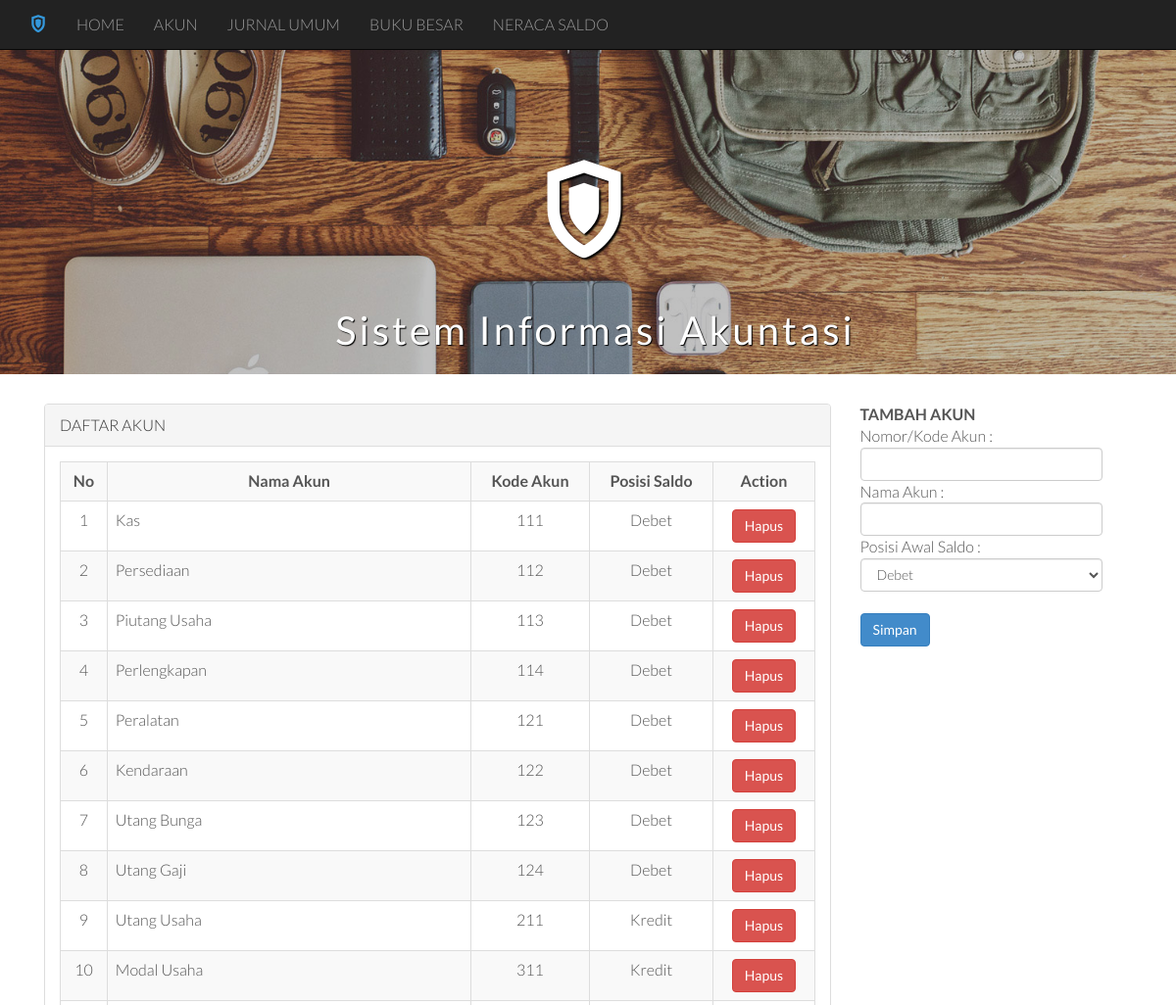
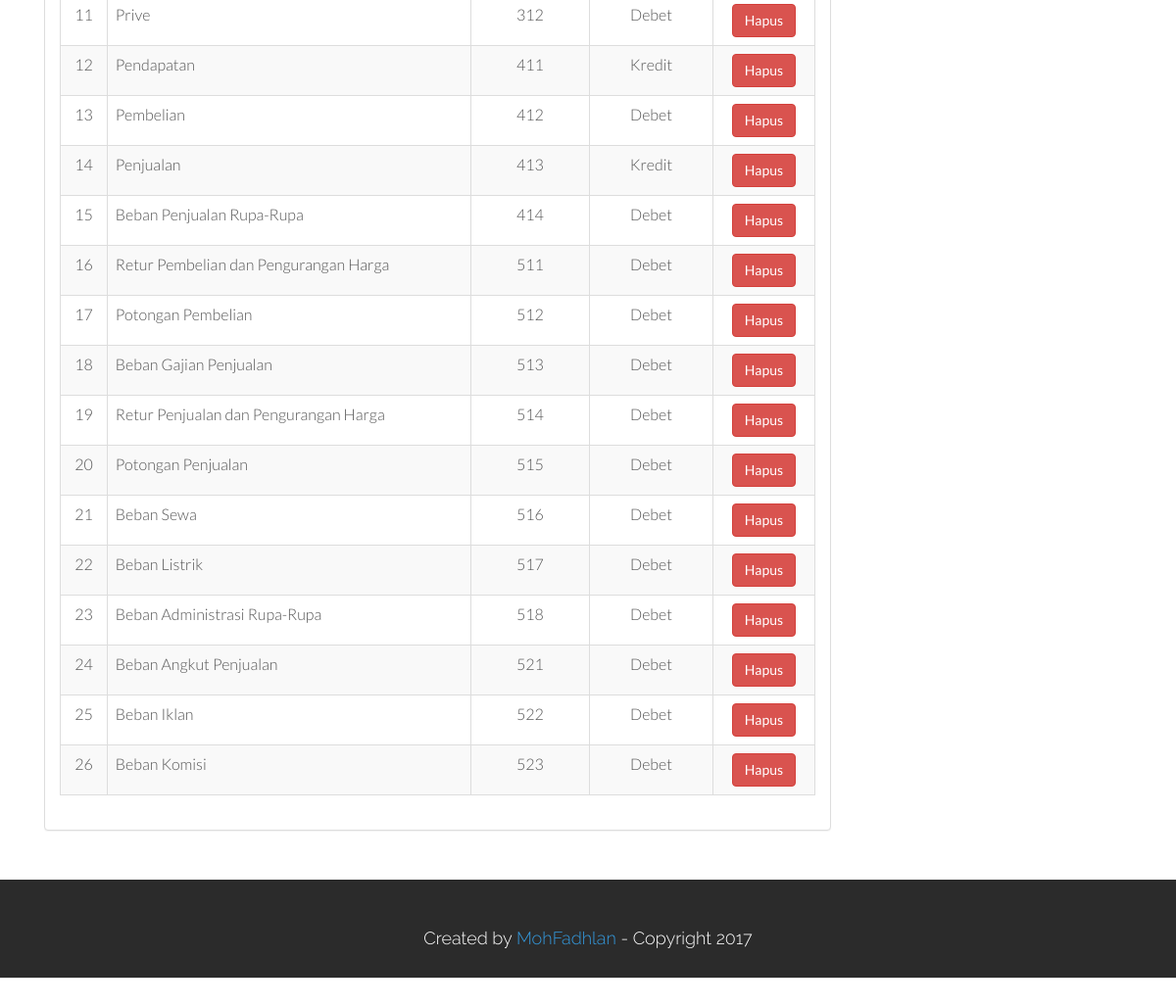
The app's page /?page=tambah_akun with its own data (2 pictures, top to bottom).
### tables this page shows
CREATE TABLE `tb_akun` (
  `id` int(11) NOT NULL,
  `nama_akun` varchar(50) NOT NULL,
  `kategori` varchar(2) NOT NULL,
  `kode` varchar(5) NOT NULL
);

### lib/config.php (called while the page is built, shortened)
<?php
	$siteurl	= "http://localhost/depot";
?>

### lib/view/tambah_akun.php (the view, shortened to what this page needs)
<div class="row">
	<div class="col-md-9">
	<div class="panel panel-default">
        <div class="panel-heading">
        DAFTAR AKUN
        </div>
        <div class="panel-body">
        <div class="table-responsive">
			<table class="table table-striped table-bordered table-hover">
						<tr>
							<td align="center"><b>No</b></td>
							<td align="center"><b>Nama Akun</b></td>
							<td align="center"><b>Kode Akun</b></td>
							<td align="center"><b>Posisi Saldo</b></td>
							<td align="center"><b>Action</b></td>
						</tr>
						<?php
							$akun=mysql_query("SELECT * from tb_akun");
							$no=1;
							while($data_akun=mysql_fetch_array($akun)){
								switch($data_akun['kategori']){
									case"HL":
										$pos="Debet";
									break;
									case"HT":
										$pos="Kredit";
									break;
								}
								echo"
									<tr>
										<td align='center'>$no</td>
										<td>$data_akun[nama_akun]</td>
										<td align='center'>$data_akun[kode]</td>
										<td align='center'>$pos</td>
										<td align='center'><a href='$siteurl/lib/controller.php?page=akun&action=delete&id=$data_akun[id]'><button type='button' class='btn btn-danger'>Hapus</button></a></td>
									</tr>
								";
							$no++;
							}
						?>
					</table>
		</div>
        </div>
    </div>
	</div>
<div class="col-md-3">
		<b>TAMBAH AKUN</b><br>
		<form method="POST" action="<?php echo $siteurl;?>/lib/controller.php?page=akun&action=insert">
		Nomor/Kode Akun :
		<input type="text" required name="kode_akun" class="form-control">
		Nama Akun :<br>
		<input type="text" required name="nama_akun" class="form-control">
		Posisi Awal Saldo :<br>
		<select name="kategori" required class="form-control">
			<option value="HL">Debet</option>
		</select><br>
		<input type="submit" name="simpan" value="Simpan" class="btn btn-primary">
		</form>
	</div>
</div>

### index.php (shortened to what this page needs)
<!DOCTYPE html>
<html lang="en">
<?php
	require_once("lib/config.php");
?>
  <head>
    <link href="assets/css/bootstrap.css" rel="stylesheet">
    <link href="assets/css/main.css" rel="stylesheet">
    <link rel="stylesheet" href="assets/css/icomoon.css">
    <link href="assets/css/animate-custom.css" rel="stylesheet">
  </head>
  <body data-spy="scroll" data-offset="0" data-target="#navbar-main">
  	<div id="navbar-main">
    <div class="navbar navbar-inverse navbar-fixed-top">
      <div class="container">
        <div class="navbar-header">
          <a class="navbar-brand hidden-xs hidden-sm" href="#home"><span class="icon icon-shield" style="font-size:18px; color:#3498db;"></span></a>
        </div>
        <div class="navbar-collapse collapse">
          <ul class="nav navbar-nav">
            <li><a href="index.php" class="menu-top-active">HOME</a></li>
            <li><a href="?page=tambah_akun">AKUN</a></li>
            <li><a href="?page=input_transaksi">JURNAL UMUM</a></li>
            <li><a href="?page=buku_besar">BUKU BESAR</a></li>
            <li><a href="?page=neraca_saldo">NERACA SALDO</a></li>
        </div>
      </div>
    </div>
    </div>
      <div id="headerwrap" id="home" name="home">
      <header class="clearfix">
            <h1><span class="icon icon-shield"></span></h1>
            <p>Sistem Informasi Akuntasi</p>
        </header>
      </div>
	    <div class="content-wrapper">
         <div class="container">
		   <div class="row">
            <div class="col-lg-20">
				<div style="margin:30px"><?php include("lib/conten.php");?></div>
                </div>
            </div>
		 </div>
    </div>
		<div id="footerwrap">
			<div class="container">
				<h4>Created by <a href="http://blacktie.co">MohFadhlan</a> - Copyright 2017</h4>
			</div>
		</div>
  </body>
</html>

### lib/conten.php (shortened to what this page needs)
<?php
	if(isset($_GET['page'])){
		switch($_GET['page']){
			case"tambah_akun":
				include("lib/view/tambah_akun.php");
			break;
		}
	}else{
		include("lib/view/home.php");;
	}
?>

### assets/css/main.css (style rules this page uses)
html, button, input, select, textarea { color: #222; }
body { font-size: 1em; line-height: 1.4; }
html, body { height: 100%; }
body { font-family: "Lato"; font-weight: 300; font-size: 16px; color: #555; -webkit-font-smoothing: antialiased; -webkit-overflow-scrolling: touch; }
.row { margin-right: 0px; margin-left: -15px; }
h1, h2, h3, h4, h5, h6 { font-family: "Raleway"; font-weight: 300; color: #333; }
p { line-height: 28px; margin-bottom: 25px; }
a { color: #3498db; word-wrap: break-word; -webkit-transition: color 0.1s ease-in, background 0.1s ease-in; -moz-transition: color 0.1s ease-in, background 0.1s ease-in; -ms-transition: color 0.1s ease-in, background 0.1s ease-in; -o-transition: color 0.1s ease-in, background 0.1s ease-in; transition: color 0.1s ease-in, background 0.1s ease-in; }
a:before, a:after { -webkit-transition: color 0.1s ease-in, background 0.1s ease-in; -moz-transition: color 0.1s ease-in, background 0.1s ease-in; -ms-transition: color 0.1s ease-in, background 0.1s ease-in; -o-transition: color 0.1s ease-in, background 0.1s ease-in; transition: color 0.1s ease-in, background 0.1s ease-in; }
#headerwrap { background: url(../img/header_bg.jpg) no-repeat center top; margin-top: -50px; padding-top:120px; text-align:center; background-attachment: relative; background-position: center center; min-height: 300px; width: 100%; -webkit-background-size: 100%; -moz-background-size: 100%; -o-background-size: 100%; background-size: 100%; -webkit-background-size: cover; -moz-background-size: cover; -o-background-size: cover; background-size: cover; }
#headerwrap h1 { color:#ffffff; margin-top: 90px; padding-bottom: 30px; letter-spacing: 8px; font-size: 100px; font-weight: bold; text-shadow: 2px 2px 2px #000; }
#headerwrap p { color:#ffffff; font-size: 40px; font-weight: 400; text-align: center; line-height: 40px; letter-spacing: 3px; margin-left: 15px; text-shadow: 1px 1px 1px #000; }
#footerwrap { background: #2b2b2b; margin-top: 0px; padding-top: 40px; padding-bottom: 20px; border-bottom: 1px solid #ddd; text-align: center; }
#footerwrap h4 { color: white; }

### records on screen
tb_akun: nama_akun "Kas", kode "111", kategori "Debet"
tb_akun: nama_akun "Persediaan", kode "112", kategori "Debet"
tb_akun: nama_akun "Piutang Usaha", kode "113", kategori "Debet"
tb_akun: nama_akun "Perlengkapan", kode "114", kategori "Debet"
tb_akun: nama_akun "Peralatan", kode "121", kategori "Debet"
tb_akun: nama_akun "Kendaraan", kode "122", kategori "Debet"
tb_akun: nama_akun "Utang Bunga", kode "123", kategori "Debet"
tb_akun: nama_akun "Utang Gaji", kode "124", kategori "Debet"
tb_akun: nama_akun "Utang Usaha", kode "211", kategori "Kredit"
tb_akun: nama_akun "Modal Usaha", kode "311", kategori "Kredit"
tb_akun: nama_akun "Prive", kode "312", kategori "Debet"
tb_akun: nama_akun "Pendapatan", kode "411", kategori "Kredit"
tb_akun: nama_akun "Pembelian", kode "412", kategori "Debet"
tb_akun: nama_akun "Penjualan", kode "413", kategori "Kredit"
tb_akun: nama_akun "Beban Penjualan Rupa-Rupa", kode "414", kategori "Debet"
tb_akun: nama_akun "Retur Pembelian dan Pengurangan Harga", kode "511", kategori "Debet"
tb_akun: nama_akun "Potongan Pembelian", kode "512", kategori "Debet"
tb_akun: nama_akun "Beban Gajian Penjualan", kode "513", kategori "Debet"
tb_akun: nama_akun "Retur Penjualan dan Pengurangan Harga", kode "514", kategori "Debet"
tb_akun: nama_akun "Potongan Penjualan", kode "515", kategori "Debet"
tb_akun: nama_akun "Beban Sewa", kode "516", kategori "Debet"
tb_akun: nama_akun "Beban Listrik", kode "517", kategori "Debet"
tb_akun: nama_akun "Beban Administrasi Rupa-Rupa", kode "518", kategori "Debet"
tb_akun: nama_akun "Beban Angkut Penjualan", kode "521", kategori "Debet"
tb_akun: nama_akun "Beban Iklan", kode "522", kategori "Debet"
tb_akun: nama_akun "Beban Komisi", kode "523", kategori "Debet"
